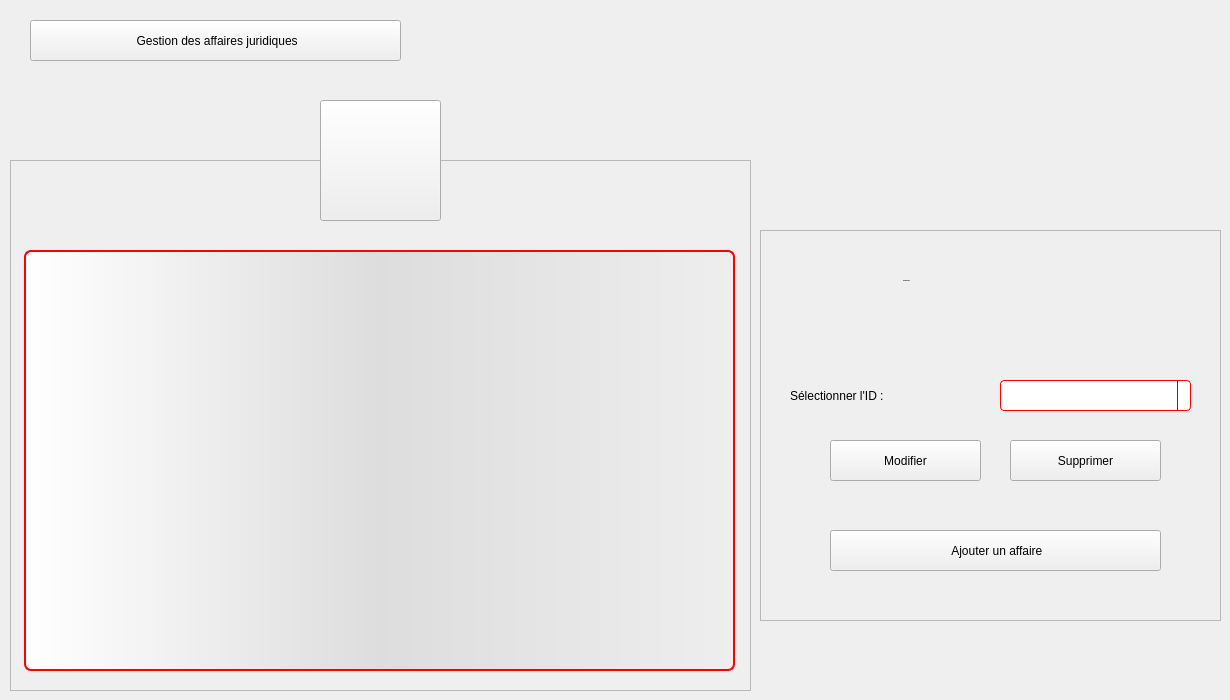
    <widget class="QWidget" name="Affaires">
     <widget class="QFrame" name="frame_6">
      <property name="geometry">
       <rect>
        <x>10</x>
        <y>160</y>
        <width>741</width>
        <height>531</height>
       </rect>
      </property>
      <property name="styleSheet">
       <string notr="true"/>
      </property>
      <property name="frameShape">
       <enum>QFrame::StyledPanel</enum>
      </property>
      <property name="frameShadow">
       <enum>QFrame::Raised</enum>
      </property>
      <widget class="QTableView" name="T_Affaire">
       <property name="geometry">
        <rect>
         <x>14</x>
         <y>90</y>
         <width>711</width>
         <height>421</height>
        </rect>
       </property>
       <property name="cursor" stdset="0">
        <cursorShape>ArrowCursor</cursorShape>
       </property>
       <property name="styleSheet">
        <string notr="true">QTableView {border: 2px solid red;text-align: top;padding: 4px;border-radius: 7px;border-bottom-left-radius: 7px;background: QLinearGradient( x1: 0, y1: 0, x2: 1, y2: 0,stop: 0 #fff, stop: 1 #eee,stop: 0.5 #ddd,stop: 1 #eee );width: 15px;selection-background-color:QLinearGradient( x1: 0, y1: 0, x2: 1, y2: 0,stop: 0 #FF0000, stop: 1 #FF5F5F,stop: 0.5 #FEAAAA,stop: 1 #eee);selection-color: black;}
QTableView::item:focus{selection-background-color: red;}
QScrollBar:vertical{ width: 20px; background: none; /* only these sort effect about width ...*/}
QScrollBar::handle:vertical{ border: 3px solid #5E749C;text-align: top;padding: 4px;border-radius: 5px; border-bottom-left-radius: 5px;background: QLinearGradient( x1: 0, y1: 0, x2: 1, y2: 0,stop: 0 #fff, stop: 1 #eee,stop: 0.5 #ddd,stop: 1 #eee ); width: 25px; min-height: 20px; max-height: 25px; /*these sort no effect*/ }
QScrollBar::add-page:vertical {border: 3px solid red;text-align: top;padding: 4px;border-radius: 5px; border-bottom-left-radius: 5px;background:  red; /* adding width: xx px; sorting no effect .. why? */}
QScrollBar::sub-page:vertical {border: 3px solid green;text-align: top;padding: 4px;border-radius: 5px; border-bottom-left-radius: 5px;background:  green; /* adding width: xx px; sorting no effect .. why? */ }</string>
       </property>
       <attribute name="horizontalHeaderDefaultSectionSize">
        <number>114</number>
       </attribute>
      </widget>
     </widget>
     <widget class="QToolButton" name="toolButton_7">
      <property name="geometry">
       <rect>
        <x>320</x>
        <y>100</y>
        <width>121</width>
        <height>121</height>
       </rect>
      </property>
      <property name="text">
       <string/>
      </property>
      <property name="icon">
       <iconset resource="Recources.qrc">
        <normaloff>:/Recources/Images/gavel.png</normaloff>:/Recources/Images/gavel.png</iconset>
      </property>
      <property name="iconSize">
       <size>
        <width>64</width>
        <height>64</height>
       </size>
      </property>
     </widget>
     <widget class="QPushButton" name="B_BackToGestions_2">
      <property name="geometry">
       <rect>
        <x>30</x>
        <y>20</y>
        <width>371</width>
        <height>41</height>
       </rect>
      </property>
      <property name="cursor">
       <cursorShape>PointingHandCursor</cursorShape>
      </property>
      <property name="text">
       <string> Gestion des affaires juridiques</string>
      </property>
      <property name="icon">
       <iconset resource="Recources.qrc">
        <normaloff>:/Recources/Images/back-arrow.png</normaloff>:/Recources/Images/back-arrow.png</iconset>
      </property>
     </widget>
     <widget class="QFrame" name="frame_7">
      <property name="geometry">
       <rect>
        <x>760</x>
        <y>230</y>
        <width>461</width>
        <height>391</height>
       </rect>
      </property>
      <property name="styleSheet">
       <string notr="true"/>
      </property>
      <property name="frameShape">
       <enum>QFrame::StyledPanel</enum>
      </property>
      <property name="frameShadow">
       <enum>QFrame::Raised</enum>
      </property>
      <widget class="QLabel" name="L_ConfigAffaire">
       <property name="geometry">
        <rect>
         <x>143</x>
         <y>20</y>
         <width>171</width>
         <height>61</height>
        </rect>
       </property>
       <property name="font">
        <font>
         <family>century gothic</family>
         <pointsize>-1</pointsize>
         <weight>75</weight>
         <bold>true</bold>
        </font>
       </property>
       <property name="styleSheet">
        <string notr="true">background: transparent;</string>
       </property>
       <property name="text">
        <string>Configuration</string>
       </property>
      </widget>
      <widget class="QLabel" name="L_IDAffaire">
       <property name="geometry">
        <rect>
         <x>30</x>
         <y>150</y>
         <width>191</width>
         <height>31</height>
        </rect>
       </property>
       <property name="styleSheet">
        <string notr="true">background: transparent;</string>
       </property>
       <property name="text">
        <string>Sélectionner l'ID :</string>
       </property>
      </widget>
      <widget class="QPushButton" name="B_AjouterAffaire">
       <property name="geometry">
        <rect>
         <x>70</x>
         <y>300</y>
         <width>331</width>
         <height>41</height>
        </rect>
       </property>
       <property name="cursor">
        <cursorShape>PointingHandCursor</cursorShape>
       </property>
       <property name="text">
        <string> Ajouter un affaire</string>
       </property>
       <property name="icon">
        <iconset resource="Recources.qrc">
         <normaloff>:/Recources/Images/add.png</normaloff>:/Recources/Images/add.png</iconset>
       </property>
      </widget>
      <widget class="QComboBox" name="CB_IDAffaire">
       <property name="geometry">
        <rect>
         <x>240</x>
         <y>150</y>
         <width>191</width>
         <height>31</height>
        </rect>
       </property>
       <property name="styleSheet">
        <string notr="true">QComboBox {
  border: 1px solid red;
  border-radius: 4px;
  background: white;
}

QComboBox QAbstractItemView {
  border: 1px solid black;
  border-radius: 0;
  background-color: white;
  selection-background-color:#305068;
}

QComboBox QAbstractItemView:hover {
  background-color: white;
  color: #F0F0F0;
}

QComboBox QAbstractItemView:selected {
  background: #1464A0;
  color: #32414B;
}

QComboBox QAbstractItemView:alternate {
  background: #19232D;
}

QComboBox:disabled {
  background-color: #19232D;
  color: #787878;
}

QComboBox:hover {
  border: 1px solid #148CD2;
}

QComboBox:focus {
  border: 1px solid #1464A0;
}

QComboBox:on {
  selection-background-color: #1464A0;
}

QComboBox::item:checked {
  font-weight: bold;
}

QComboBox::item:selected {
  border: 0px solid transparent;
}

QComboBox::drop-down {
  subcontrol-origin: padding;
  subcontrol-position: top right;
  width: 12px;
  border-left: 1px solid #32414B;
}</string>
       </property>
      </widget>
      <widget class="QPushButton" name="B_ModifierAffaire">
       <property name="geometry">
        <rect>
         <x>70</x>
         <y>210</y>
         <width>151</width>
         <height>41</height>
        </rect>
       </property>
       <property name="cursor">
        <cursorShape>PointingHandCursor</cursorShape>
       </property>
       <property name="text">
        <string>Modifier</string>
       </property>
       <property name="icon">
        <iconset resource="Recources.qrc">
         <normaloff>:/Recources/Images/edit.png</normaloff>:/Recources/Images/edit.png</iconset>
       </property>
       <property name="iconSize">
        <size>
         <width>23</width>
         <height>23</height>
        </size>
       </property>
      </widget>
      <widget class="QPushButton" name="B_SupprimerAffaire">
       <property name="geometry">
        <rect>
         <x>250</x>
         <y>210</y>
         <width>151</width>
         <height>41</height>
        </rect>
       </property>
       <property name="cursor">
        <cursorShape>PointingHandCursor</cursorShape>
       </property>
       <property name="text">
        <string>Supprimer</string>
       </property>
       <property name="icon">
        <iconset resource="Recources.qrc">
         <normaloff>:/Recources/Images/trash.png</normaloff>:/Recources/Images/trash.png</iconset>
       </property>
       <property name="iconSize">
        <size>
         <width>23</width>
         <height>23</height>
        </size>
       </property>
      </widget>
     </widget>
    </widget>
